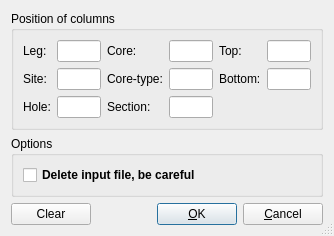
<?xml version="1.0" encoding="UTF-8"?>
<ui version="4.0">
 <class>ODPSampleLabelDialog</class>
 <widget class="QDialog" name="ODPSampleLabelDialog">
  <property name="geometry">
   <rect>
    <x>0</x>
    <y>0</y>
    <width>334</width>
    <height>210</height>
   </rect>
  </property>
  <property name="windowTitle">
   <string>ODP sample label dialog</string>
  </property>
  <property name="sizeGripEnabled">
   <bool>true</bool>
  </property>
  <layout class="QGridLayout" name="gridLayout_3">
   <item row="0" column="0">
    <widget class="QGroupBox" name="DateGroupBox">
     <property name="title">
      <string>Position of columns</string>
     </property>
     <layout class="QGridLayout" name="gridLayout_2">
      <item row="2" column="2">
       <widget class="QLabel" name="label_5">
        <property name="text">
         <string>Section:</string>
        </property>
       </widget>
      </item>
      <item row="2" column="3">
       <widget class="QLineEdit" name="SectionColumn_lineEdit">
        <property name="maximumSize">
         <size>
          <width>50</width>
          <height>16777215</height>
         </size>
        </property>
       </widget>
      </item>
      <item row="1" column="4">
       <widget class="QLabel" name="label_8">
        <property name="text">
         <string>Bottom:</string>
        </property>
       </widget>
      </item>
      <item row="0" column="4">
       <widget class="QLabel" name="label_6">
        <property name="text">
         <string>Top:</string>
        </property>
       </widget>
      </item>
      <item row="0" column="0">
       <widget class="QLabel" name="label_7">
        <property name="text">
         <string>Leg:</string>
        </property>
       </widget>
      </item>
      <item row="2" column="0">
       <widget class="QLabel" name="label_2">
        <property name="text">
         <string>Hole:</string>
        </property>
       </widget>
      </item>
      <item row="2" column="1">
       <widget class="QLineEdit" name="HoleColumn_lineEdit">
        <property name="maximumSize">
         <size>
          <width>50</width>
          <height>16777215</height>
         </size>
        </property>
       </widget>
      </item>
      <item row="1" column="1">
       <widget class="QLineEdit" name="SiteColumn_lineEdit">
        <property name="maximumSize">
         <size>
          <width>50</width>
          <height>16777215</height>
         </size>
        </property>
       </widget>
      </item>
      <item row="1" column="0">
       <widget class="QLabel" name="label">
        <property name="text">
         <string>Site:</string>
        </property>
       </widget>
      </item>
      <item row="1" column="3">
       <widget class="QLineEdit" name="TypeColumn_lineEdit">
        <property name="maximumSize">
         <size>
          <width>50</width>
          <height>16777215</height>
         </size>
        </property>
       </widget>
      </item>
      <item row="0" column="3">
       <widget class="QLineEdit" name="CoreColumn_lineEdit">
        <property name="maximumSize">
         <size>
          <width>50</width>
          <height>16777215</height>
         </size>
        </property>
       </widget>
      </item>
      <item row="0" column="1">
       <widget class="QLineEdit" name="LegColumn_lineEdit">
        <property name="maximumSize">
         <size>
          <width>50</width>
          <height>16777215</height>
         </size>
        </property>
       </widget>
      </item>
      <item row="1" column="2">
       <widget class="QLabel" name="label_4">
        <property name="text">
         <string>Core-type:</string>
        </property>
       </widget>
      </item>
      <item row="1" column="5">
       <widget class="QLineEdit" name="BottomColumn_lineEdit">
        <property name="maximumSize">
         <size>
          <width>50</width>
          <height>16777215</height>
         </size>
        </property>
       </widget>
      </item>
      <item row="0" column="5">
       <widget class="QLineEdit" name="TopColumn_lineEdit">
        <property name="maximumSize">
         <size>
          <width>50</width>
          <height>16777215</height>
         </size>
        </property>
       </widget>
      </item>
      <item row="0" column="2">
       <widget class="QLabel" name="label_3">
        <property name="text">
         <string>Core:</string>
        </property>
       </widget>
      </item>
     </layout>
    </widget>
   </item>
   <item row="1" column="0">
    <widget class="QGroupBox" name="OptionsGroupBox">
     <property name="title">
      <string>Options</string>
     </property>
     <layout class="QGridLayout" name="gridLayout">
      <item row="0" column="0">
       <widget class="QCheckBox" name="DeleteInputFile_checkBox">
        <property name="font">
         <font>
          <weight>75</weight>
          <bold>true</bold>
         </font>
        </property>
        <property name="text">
         <string>Delete input file, be careful</string>
        </property>
       </widget>
      </item>
     </layout>
    </widget>
   </item>
   <item row="2" column="0">
    <layout class="QHBoxLayout" name="horizontalLayout">
     <item>
      <widget class="QPushButton" name="ClearAll_pushButton">
       <property name="text">
        <string>Clear</string>
       </property>
      </widget>
     </item>
     <item>
      <spacer name="horizontalSpacer">
       <property name="orientation">
        <enum>Qt::Horizontal</enum>
       </property>
       <property name="sizeHint" stdset="0">
        <size>
         <width>40</width>
         <height>20</height>
        </size>
       </property>
      </spacer>
     </item>
     <item>
      <widget class="QPushButton" name="OK_pushButton">
       <property name="text">
        <string>&amp;OK</string>
       </property>
       <property name="default">
        <bool>true</bool>
       </property>
      </widget>
     </item>
     <item>
      <widget class="QPushButton" name="Cancel_pushButton">
       <property name="text">
        <string>&amp;Cancel</string>
       </property>
      </widget>
     </item>
    </layout>
   </item>
  </layout>
 </widget>
 <tabstops>
  <tabstop>LegColumn_lineEdit</tabstop>
  <tabstop>SiteColumn_lineEdit</tabstop>
  <tabstop>HoleColumn_lineEdit</tabstop>
  <tabstop>CoreColumn_lineEdit</tabstop>
  <tabstop>TypeColumn_lineEdit</tabstop>
  <tabstop>SectionColumn_lineEdit</tabstop>
  <tabstop>TopColumn_lineEdit</tabstop>
  <tabstop>BottomColumn_lineEdit</tabstop>
  <tabstop>DeleteInputFile_checkBox</tabstop>
  <tabstop>ClearAll_pushButton</tabstop>
  <tabstop>OK_pushButton</tabstop>
  <tabstop>Cancel_pushButton</tabstop>
 </tabstops>
 <resources/>
 <connections/>
</ui>
